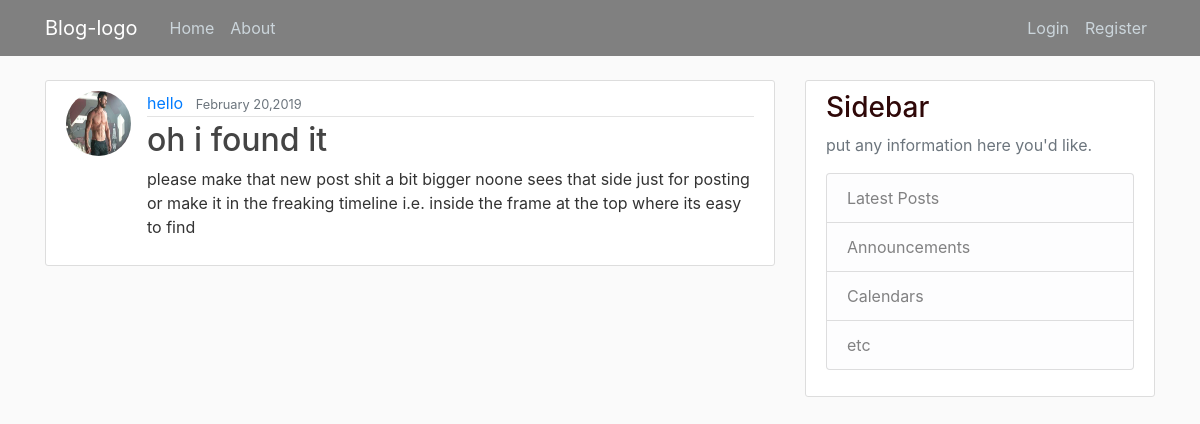
The app's page /post/38/ with its own data.
### blog/models.py (models this page shows, shortened)
class Post(models.Model):
    title = models.CharField(max_length=100)
    content = models.TextField()
    date_posted = models.DateTimeField(default=timezone.now)
    author = models.ForeignKey(User,on_delete=models.CASCADE)

### users/models.py (models this page shows, shortened)
class Profile(models.Model):
    user = models.OneToOneField(User,on_delete=models.CASCADE)
    image = models.ImageField(default = 'default.jpg', upload_to='profile_pics')

### blog/views.py (the view)
# urls.py: path('post/<int:pk>/', PostDetailView.as_view(), name='post-detail'),
class PostDetailView(DetailView):
    model = Post

### blog/templates/blog/post_detail.html (shortened to what this page needs)
{% extends "blog/base.html" %}
    {% block content %}
            <article class="media content-section">
              <img class="rounded-circle article-img" src="{{ object.author.profile.image.url }}">
                <div class="media-body">
                  <div class="article-metadata">
                    <a class="mr-2" href="{% url 'user-posts' object.author.username %}">{{ object.author }}</a>
                    <small class="text-muted">{{ object.date_posted|date:"F d,Y"}}</small>
                  </div>
                  <h2 class="article-title">{{ object.title }}</h2>
                  <p class="article-content">{{ object.content }}</p>
                </div>
            </article>
{% endblock content %}

### blog/static/blog/main.css (style rules this page uses)
body { background: #fafafa; color: #333333; margin-top: 5rem; }
h1, h2, h3, h4, h5, h6 { color: #2f0808; }
.content-section { background: #ffffff; padding: 10px 20px; border: 1px solid #dddddd; border-radius: 3px; margin-bottom: 20px; }
.article-title { color: #444444; }
.article-content { white-space: pre-line; }
.article-img { height: 65px; width: 65px; margin-right: 16px; }
.article-metadata { padding-bottom: 1px; margin-bottom: 4px; border-bottom: 1px solid #e3e3e3 }

### records on screen
Post: author.profile.image (picture), author "hello", date_posted "February 20,2019", title "oh i found it", content "please make that new post shit a bit bigger noone sees that side just for posting or make it in the freaking timeline i.e. inside the frame at the top where its easy to find"
